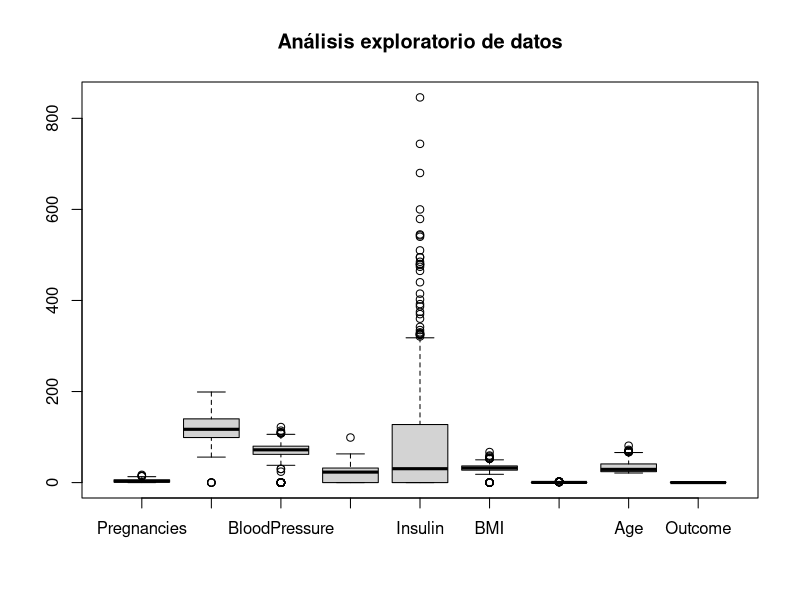

Here is the R script that generated this plot: (Note: this script raises an error after producing the figure.)
## ---- chunk 1
install.packages("rstudioapi")
library(rstudioapi)
setwd(dirname(getActiveDocumentContext()$path))
## ---- chunk 2
library(foreign)
datos <- read.csv("diabetes.csv")
original_datos <- datos
## ---- chunk 3
    summary(datos)
## ---- chunk 4
par(mfrow=c(1,1))
boxplot(original_datos, main="Análisis exploratorio de datos")
## ---- chunk 5
outlier2<-function(data,na.rm=T) {
  H<-1.5*IQR(data)
  
  data[data<quantile(data,0.25,na.rm = T)-H]<-NA
  
  data[data>quantile(data,0.75, na.rm = T)+H]<-NA
  
  data[is.na(data)]<-mean(data, na.rm = T)
  
  H<-1.5*IQR(data)
  
  if (TRUE %in% (data<quantile(data,0.25,na.rm = T)-H) | TRUE %in% (data>quantile(data,0.75,na.rm = T)+H))
    outlier2(data)
  else
    return(data)
}
## ---- chunk 6
  for(i in 1:ncol(datos)){
    datos[,i] <- outlier2(datos[,i]) 
  }
## ---- chunk 7
  par(mfrow=c(1,2))
  boxplot(original_datos, main="Datos originales")
  boxplot(datos, main="Datos sin outliers")
## ---- chunk 8

## ---- chunk 9
# Representación mediante Histograma de cada variable para cada especie 
par(mfcol = c(3, 3))
for (k in 1:ncol(datos)) {
  j0 <- names(datos)[k]
    x0 <- seq(min(datos[, k]), max(datos[, k]), le = 50)
    x <- datos[,k]
    hist(x, proba = T, col = grey(0.8), main = j0, xlab = j0)
    lines(x0, dnorm(x0, mean(x), sd(x)), col = "red", lwd = 2)
}
## ---- chunk 10
# Representación de cuantiles normales de cada variable 
par(mfrow=c(3,3))
for (k in 1:ncol(datos)) {
  j0 <- names(datos)[k]
  x <- datos[,k]
  qqnorm(x, main = j0, pch = 19, col=k+1)
  qqline(x)
}
## ---- chunk 11
library(reshape2)
library(knitr)
library(dplyr)
datos_tidy <- melt(datos, value.name = "valor", id.vars= NULL)
aggregate(valor~variable, data=datos_tidy, FUN = function(x){shapiro.test(x)$p.value})
## ---- chunk 12
# Test de Bartlett
#install.packages("psych")
library(psych)
# Se normalizan los datos
datos_normalizados<-scale(datos)
# Se hace el test de esfericidad
cortest.bartlett(cor(datos_normalizados), n = nrow(datos))
## ---- chunk 13
# Realización del ACP
PCA<-prcomp(datos, scale=T, center = T)

# El campo "rotation" del objeto "PCA" es una matriz cuyas columnas
# son los coeficientes de las componentes principales, es decir, el
# peso de cada variable en la correspondiente componente principal
PCA$rotation

# En el campo "sdev" del objeto "PCA" y con la función summary aplicada
# al objeto, obtenemos información relevante: desviaciones típicas de 
# cada componente principal, proporción de varianza explicada y acumulada.
PCA$sdev
summary(PCA)
## ---- chunk 14
PCA$sdev^2
mean(PCA$sdev^2)
## ---- chunk 15
names(summary(PCA))
summary(PCA)
